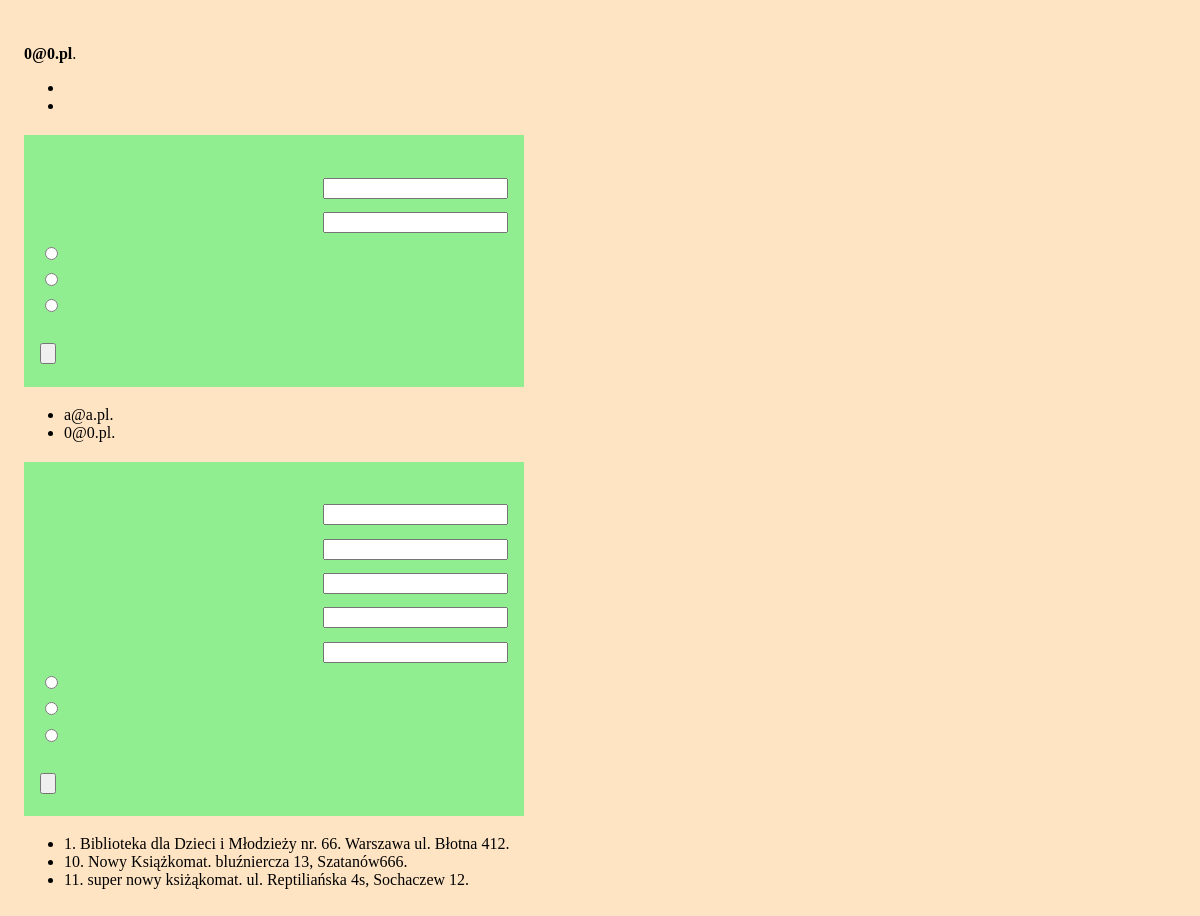
The app's page /admin.php (signed in), older data.
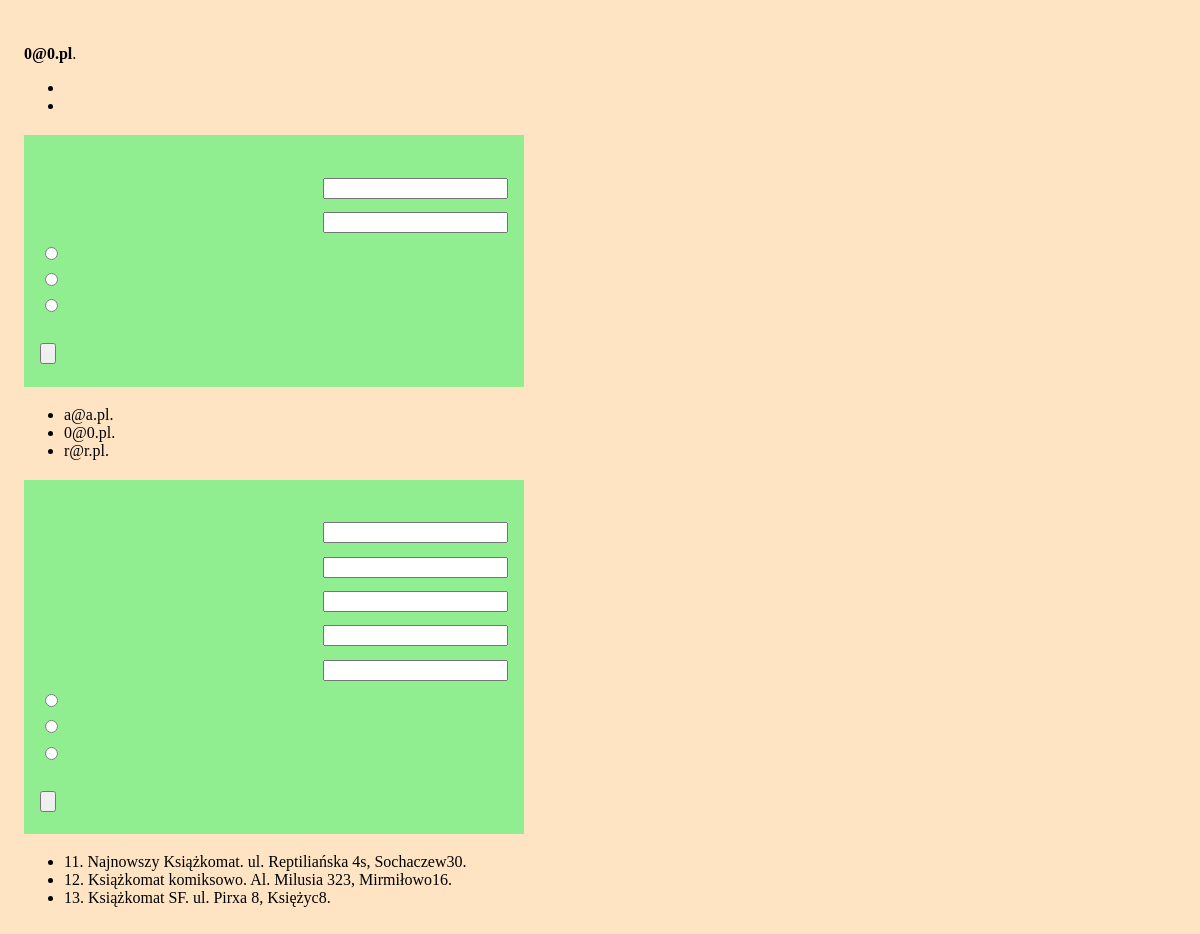
The same page, newer data.
### tables this page shows
CREATE TABLE "librarian" (
    "librarian_id" INTEGER PRIMARY KEY AUTOINCREMENT NOT NULL,
    "librarian_name" text,
    "librarian_pass" TEXT,
    "librarian_level" INTEGER
);

CREATE TABLE "unit" (
    "unit_id" INTEGER PRIMARY KEY AUTOINCREMENT NOT NULL,
    "unit_name" TEXT,
    "unit_address" TEXT,
    "number_columns" INTEGER,
    "number_box" INTEGER
);

### admin.php (the view, shortened to what this page needs)
<?php
require 'config.php';
$db = new MyDB($dbfile);
$stm = $db->query("SELECT unit_id, unit_name, unit_address, number_box FROM unit");
while ($row = $stm->fetchArray(1)) {
    $unit_id = $row['unit_id'];
    $unit_name = $row['unit_name'];
    $unit_address = $row['unit_address'];
    $unit_size = $row['number_box'];
    $unit = "<li>" . $info['id'] . $unit_id . ". " . $unit_name . ". " . $unit_address . $info['lockers'] . $unit_size . ".</li>";
    $all_units .= $unit;
}
$stm = $db->query("SELECT librarian_name FROM librarian");
while ($row = $stm->fetchArray(1)) {
    $librarian_name = $row['librarian_name'];
    $librarian = "<li>" . $librarian_name . ".</li>";
    $all_librarians .= $librarian;
}
echo $page_head . "\n\t\t<title>" . $info['admin_title']; ?></title>
</head>
<body>
    <?php
    if (isset($_SESSION["name"])) {
    ?>
        <header class="page-header">
            <?php echo $info['admin_login_info'] . " <b>" . $_SESSION['name']; ?></b>.<br>
        </header>
        <nav>
            <ul>
                <li><?php echo $info['admin_logout']; ?></li>
                <li><?php echo $info['machine_page']; ?></li>
            </ul>
        </nav>
        <main role="main">
            <section>
                <div class="edycja">
                    <form name="admin_librarians" method="post" action="" class="">
                        <div class="flekser">
                            <label for="librarian_login"><?php echo $info['login_name']; ?></label> <input type="text" class="" id="id-librarian_login" name="librarian_login">
                        </div>
                        <div class="flekser">
                            <label for="librarian_pass"><?php echo $info['login_pass']; ?></label> <input type="password" class="" id="id-librarian_pass" name="librarian_pass">
                        </div>
                        <div>
                            <div>
                                <input type="radio" id="librarian_add" name="librarian" value="0"> <label for="librarian_add"><?php echo $info['add'] . " " . $info['account']; ?></label>
                            </div>
                            <div>
                                <input type="radio" id="librarian_remove" name="librarian" value="1"> <label for="librarian_remove"><?php echo $info['remove'] . " " . $info['account']; ?></label>
                            </div>
                            <div>
                                <input type="radio" id="librarian_update" name="librarian" value="2"> <label for="librarian_update"><?php echo $info['update'] . " " . $info['password']; ?></label>
                            </div>
                        </div><br>
                        <input type="submit" name="librarian_submit" value="<?php echo $info['send_button']; ?>">
                    </form>
                </div>
                <ul>
                    <?php echo $all_librarians; ?>
                </ul>
            </section>
            <section>
                <div class="edycja">
                    <form name="admin_machines" method="post" action="" class="">
                        <div class="flekser">
                            <input type="tekst" class="" id="id-machine_id" name="machine_id">
                        </div>
                        <div class="flekser">
                            <input type="tekst" class="" id="id-machine_name" name="machine_name">
                        </div>
                        <div class="flekser">
                            <input type="text" class="" id="id-machine_address" name="machine_address">
                        </div>
                        <div class="flekser">
                            <input type="number" class="" id="id-machine_size" name="machine_size">
                        </div>
                        <div class="flekser">
                            <input type="number" class="" id="id-machine_column" name="machine_column">
                        </div>
                        <div>
                            <div>
                                <input type="radio" id="machine_add" name="machine" value="0">
                            </div>
                            <div>
                                <input type="radio" id="machine_remove" name="machine" value="1">
                            </div>
                            <div>
                                <input type="radio" id="machine_update" name="machine" value="2">
                            </div>
                        </div><br>
                        <input type="submit" name="machine_submit" value="<?php echo $info['send_button']; ?>">
                    </form>
                </div>
                <ul>
                    <?php echo $all_units; ?>
                </ul>
            </section>
        </main>
    <?php
    } else {
        echo '<header class="page-header">
        <h1>' . $info['admin_message'] . '</h1>
        <h2><a href="login.php">' . $info["login_first"] . '</a></h2>
    </header>';
    }
    ?>
</body>
</html>

### config.php (shortened to what this page needs)
<?php
$all_units = "";
$all_librarians = "";
$page_head = "<!DOCTYPE html>
<html lang=\"pl-PL\">
    <head>
        <meta charset=\"UTF-8\" />
        <link rel=\"stylesheet\" type=\"text/css\" href=\"../style.css\" />
        <meta name=\"viewport\" content=\"width=device-width, initial-scale=1\">";

### style.css (style rules this page uses)
.flekser { display: flex; flex-direction: row; justify-content: space-between; align-items: center; }
.edycja { background: lightgreen; color: black; padding: 1em; margin-bottom: 1em; }
input { cursor: pointer; margin-top: .5em; margin-bottom: .5em; }
body { padding: 1em; background-color: bisque; width: 500px; }

Row changes from the older to the newer data that the page shows:
removed unit: unit_id "1", unit_name "Biblioteka dla Dzieci i Młodzieży nr. 66", unit_address "Warszawa ul. Błotna 4", number_box "12"
removed unit: unit_id "10", unit_name "Nowy Książkomat", unit_address "bluźniercza 13, Szatanów", number_box "666"
added librarian: librarian_name "r@r.pl"
changed unit "ul. Reptiliańska 4s, Sochaczew": unit_name "super nowy ksiżąkomat" → "Najnowszy Książkomat"; number_box "12" → "30"
added unit: unit_id "12", unit_name "Książkomat komiksowo", unit_address "Al. Milusia 323, Mirmiłowo", number_box "16"
added unit: unit_id "13", unit_name "Książkomat SF", unit_address "ul. Pirxa 8, Księżyc", number_box "8"
